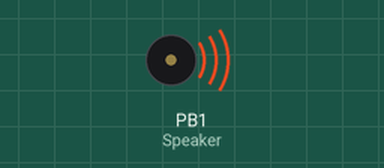
This sketch was run on a simulated ATtiny85, built with avr-gcc and run on an emulated ATtiny85. Parts: buzzer (waves = sounding).

Above: at 0.2 s.
At 4.5 s:
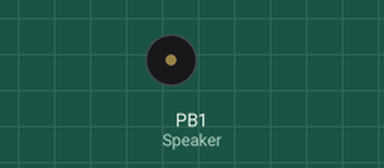
Timing chart, 0 to 6.6 s (numbered marks = the images above):
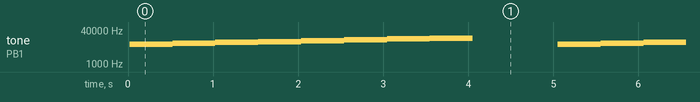

Measured:
- by itself, tone on PB1 (Speaker): repeats every 5.0 s: 9390 Hz 0.50 s, 10526 Hz 0.50 s, 11173 Hz 0.50 s, 12579 Hz 0.50 s, 14085 Hz 0.50 s, 15748 Hz 0.51 s, 16736 Hz 0.50 s, silent 1.0 s, 8368 Hz 0.50 s

The sketch:

tone.ino
```cpp
/*
  [Attiny 25/45/85 Pinout]
                  ------
  RESET=A0=PB5=5-|      |-VCC
        A3=PB3=3-|      |-2=PB2=A1=SCK=SCL
        A2=PB4=4-|      |-1(~)=PB1=MISO
             GND-|      |-0(~)=PB0=MOSI=SDA
                  ------
*/
#include <SoftwareSerial.h>

#define rxPin       4     // PB4
#define txPin       3     // PB3
#define Speaker     1     // PB1

SoftwareSerial mySerial(rxPin, txPin);

// Notes
const int Note_C  = 239;
const int Note_CS = 225;
const int Note_D  = 213;
const int Note_DS = 201;
const int Note_E  = 190;
const int Note_F  = 179;
const int Note_FS = 169;
const int Note_G  = 159;
const int Note_GS = 150;
const int Note_A  = 142;
const int Note_AS = 134;
const int Note_B  = 127;

int durationValue = 500;
int i = 6;

void setup()
{
  mySerial.begin(9600);
  mySerial.println("[ATtiny Tone]");
  pinMode(Speaker, OUTPUT);
}

void loop()
{
  playTune();
  delay(1000);
}

void TinyTone(unsigned char divisor, unsigned char octave, unsigned long duration)
{
  TCCR1 = 0x90 | (8 - octave);    // for 1MHz clock
  // TCCR1 = 0x90 | (11-octave);  // for 8MHz clock
  OCR1C = divisor - 1;            // set the OCR
  delay(duration);
  TCCR1 = 0x90;                   // stop the counter
}

// Play a scale
void playTune(void)
{
  mySerial.print("도 "); TinyTone(Note_C, i, durationValue);
  mySerial.print("레 "); TinyTone(Note_D, i, durationValue);
  mySerial.print("미 "); TinyTone(Note_E, i, durationValue);
  mySerial.print("파 ");  TinyTone(Note_F, i, durationValue);
  mySerial.print("솔 "); TinyTone(Note_G, i, durationValue);
  mySerial.print("라 "); TinyTone(Note_A, i, durationValue);
  mySerial.print("시 "); TinyTone(Note_B, i, durationValue);
  mySerial.println("도"); TinyTone(Note_C, i + 1, durationValue);
}
```
